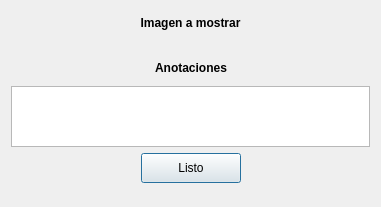
<?xml version="1.0" encoding="UTF-8"?>
<ui version="4.0">
 <class>dlgImagen</class>
 <widget class="QDialog" name="dlgImagen">
  <property name="geometry">
   <rect>
    <x>0</x>
    <y>0</y>
    <width>381</width>
    <height>207</height>
   </rect>
  </property>
  <property name="windowTitle">
   <string>Dialog</string>
  </property>
  <property name="windowIcon">
   <iconset resource="resources.qrc">
    <normaloff>:/img/Eye_ico.ico</normaloff>:/img/Eye_ico.ico</iconset>
  </property>
  <layout class="QGridLayout" name="gridLayout">
   <item row="0" column="0">
    <layout class="QVBoxLayout" name="verticalLayout">
     <item>
      <widget class="QLabel" name="etqImagen">
       <property name="text">
        <string>&lt;html&gt;&lt;head/&gt;&lt;body&gt;&lt;p align=&quot;center&quot;&gt;&lt;span style=&quot; font-weight:600;&quot;&gt;Imagen a mostrar&lt;/span&gt;&lt;/p&gt;&lt;/body&gt;&lt;/html&gt;</string>
       </property>
      </widget>
     </item>
     <item>
      <spacer name="verticalSpacer_2">
       <property name="orientation">
        <enum>Qt::Vertical</enum>
       </property>
       <property name="sizeType">
        <enum>QSizePolicy::Fixed</enum>
       </property>
       <property name="sizeHint" stdset="0">
        <size>
         <width>67</width>
         <height>15</height>
        </size>
       </property>
      </spacer>
     </item>
     <item>
      <layout class="QHBoxLayout" name="horizontalLayout">
       <item>
        <spacer name="horizontalSpacer_4">
         <property name="orientation">
          <enum>Qt::Horizontal</enum>
         </property>
         <property name="sizeHint" stdset="0">
          <size>
           <width>40</width>
           <height>20</height>
          </size>
         </property>
        </spacer>
       </item>
       <item>
        <widget class="QLabel" name="etqAnotacion">
         <property name="text">
          <string>&lt;html&gt;&lt;head/&gt;&lt;body&gt;&lt;p align=&quot;center&quot;&gt;&lt;span style=&quot; font-weight:600;&quot;&gt;Anotaciones&lt;/span&gt;&lt;/p&gt;&lt;/body&gt;&lt;/html&gt;</string>
         </property>
        </widget>
       </item>
       <item>
        <spacer name="horizontalSpacer_3">
         <property name="orientation">
          <enum>Qt::Horizontal</enum>
         </property>
         <property name="sizeHint" stdset="0">
          <size>
           <width>40</width>
           <height>20</height>
          </size>
         </property>
        </spacer>
       </item>
      </layout>
     </item>
     <item>
      <widget class="QTextEdit" name="textoAnotacion">
       <property name="maximumSize">
        <size>
         <width>16777215</width>
         <height>61</height>
        </size>
       </property>
      </widget>
     </item>
     <item>
      <layout class="QHBoxLayout" name="horizontalLayout_2">
       <item>
        <spacer name="horizontalSpacer_2">
         <property name="orientation">
          <enum>Qt::Horizontal</enum>
         </property>
         <property name="sizeHint" stdset="0">
          <size>
           <width>40</width>
           <height>20</height>
          </size>
         </property>
        </spacer>
       </item>
       <item>
        <widget class="QPushButton" name="btnListo">
         <property name="minimumSize">
          <size>
           <width>100</width>
           <height>30</height>
          </size>
         </property>
         <property name="text">
          <string>Listo</string>
         </property>
        </widget>
       </item>
       <item>
        <spacer name="horizontalSpacer">
         <property name="orientation">
          <enum>Qt::Horizontal</enum>
         </property>
         <property name="sizeHint" stdset="0">
          <size>
           <width>40</width>
           <height>20</height>
          </size>
         </property>
        </spacer>
       </item>
      </layout>
     </item>
     <item>
      <spacer name="verticalSpacer_5">
       <property name="orientation">
        <enum>Qt::Vertical</enum>
       </property>
       <property name="sizeType">
        <enum>QSizePolicy::Fixed</enum>
       </property>
       <property name="sizeHint" stdset="0">
        <size>
         <width>67</width>
         <height>13</height>
        </size>
       </property>
      </spacer>
     </item>
    </layout>
   </item>
  </layout>
 </widget>
 <resources>
  <include location="resources.qrc"/>
 </resources>
 <connections/>
</ui>
